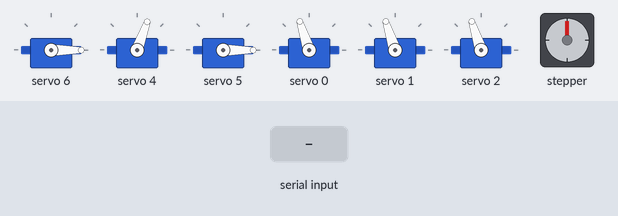
Bench run of a sketch on a simulated Arduino Uno, built with avr-gcc and run on an emulated ATmega328P. Shown: 6 × servo, stepper motor. The test bench sets the inputs (shaded band). Stepper angles assume 200 steps per turn; what the sketch prints to the serial monitor is not drawn.

Above: at 1.2 s.
1.3 s: "G\n" received over Serial
At 4.2 s:
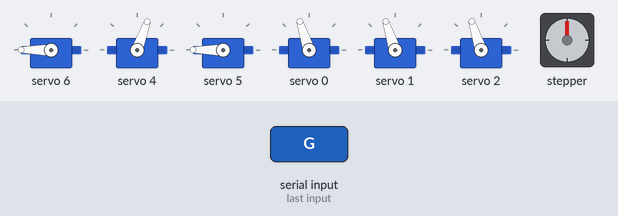
4.3 s: "B_LEFT\n" received over Serial
At 4.94 s:
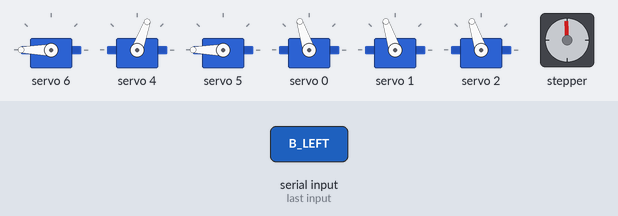
7.3 s: "R\n" received over Serial
At 8.4 s:
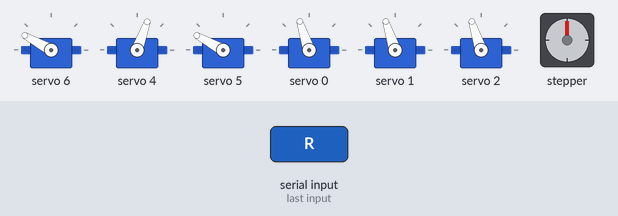
10.3 s: "B_RIGHT\n" received over Serial
At 10.84 s:
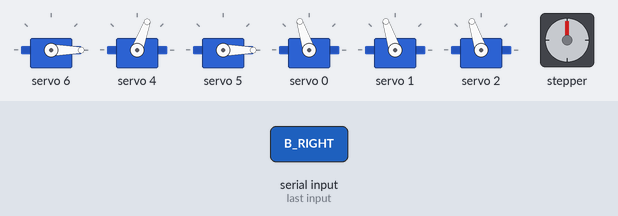
13.3 s: "B_LEFT\n" received over Serial
At 13.45 s:
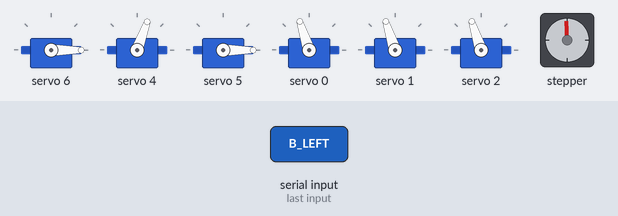
16.3 s: "B_RIGHT\n" received over Serial
At 16.75 s:
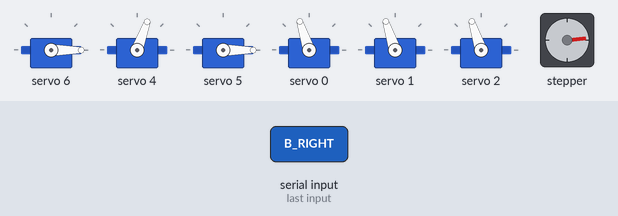
Timing chart, 0 to 19.3 s (numbered marks = the images above; inputs shaded):
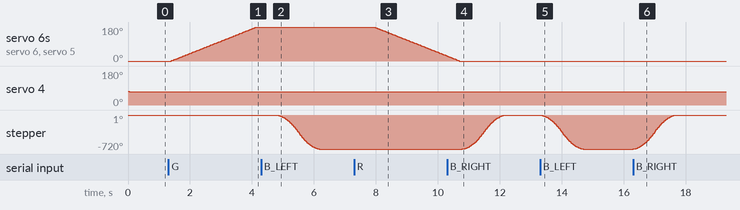

The sketch:

Main_CODE.ino
```cpp
// #include <WiFiS3.h>
// #include <Wire.h>
// #include <Adafruit_PWMServoDriver.h>
// #include <AccelStepper.h>
// #include <ArduinoGraphics.h>
// #include "Arduino_LED_Matrix.h"
// #include "arduino_secrets.h"

// // --- PCA9685 PIN MAPPING ---
// #define S_SHOULDER 0  // DS3218 (High Torque)
// #define S_WRIST_J  1  // DS3218 (Wrist Pivot)
// #define S_FOREARM  2  // DS3218 (Elbow)

// #define CH_THUMB   4  // MG996R
// #define CH_ROT_W   5  // MG996R (Wrist Rotate)
// #define CH_INDEX   6  // MG996R

// // --- STEPPER CONFIG ---
// #define STEPPER_PUL_PIN 3
// #define STEPPER_DIR_PIN 2

// // --- CALIBRATION ---
// #define USMIN  100
// #define USMAX  580
// const int SPEED = 5;

// Adafruit_PWMServoDriver pwm = Adafruit_PWMServoDriver();
// AccelStepper baseStepper(AccelStepper::DRIVER, STEPPER_PUL_PIN, STEPPER_DIR_PIN);
// ArduinoLEDMatrix matrix;
// WiFiServer server(80);

// char ssid[] = SECRET_SSID;
// char pass[] = SECRET_PASS;

// // --- STATE TRACKING ---
// int angIndex = 0, angThumb = 60, angRotW = 0;
// int angS = 90, angF = 90, angWJ = 90;
// int lastP_Idx = 100, lastP_Thm = 266, lastP_Rot = 100;

// void setup() {
//   Serial.begin(115200);
//   delay(1500);
//   Serial.println("\n--- PROJECT ARACHNAE STARTING ---");

//   pwm.begin();
//   pwm.setPWMFreq(50);
//   matrix.begin();

//   baseStepper.setMaxSpeed(1500);
//   baseStepper.setAcceleration(800);

//   Serial.print("Connecting to WiFi...");
//   WiFi.begin(ssid, pass);
//   while (WiFi.status() != WL_CONNECTED) {
//     delay(500);
//     Serial.print(".");
//   }

//   server.begin();
//   Serial.println("\nConnected! IP: ");
//   Serial.println(WiFi.localIP());

//   displayIP(WiFi.localIP());

//   // Initialize all joints
//   syncHand(0, 60, 0);
//   updateArm();
// }

// void loop() {
//   baseStepper.run();

//   // 1. Listen for Python AI (Serial)
//   if (Serial.available()) {
//     String cmd = Serial.readStringUntil('\n');
//     cmd.trim();
//     Serial.print("Serial Cmd: "); Serial.println(cmd);
//     processCommand(cmd);
//   }

//   // 2. Listen for Web Control (WiFi)
//   WiFiClient client = server.available();
//   if (client) {
//     String request = "";
//     while (client.connected() && client.available()) {
//       char c = client.read();
//       if (c == '\n') break;
//       request += c;
//     }
//     if (request.indexOf("/G") != -1) processCommand("G");
//     if (request.indexOf("/R") != -1) processCommand("R");

//     sendHTML(client);
//     client.stop();
//   }
// }

// void processCommand(String cmd) {
//   // GRIPPER
//   if (cmd == "G") syncHand(180, 60, 180);
//   else if (cmd == "R") syncHand(0, 60, 0);

//   // BASE
//   else if (cmd == "B_LEFT") baseStepper.move(-400);
//   else if (cmd == "B_RIGHT") baseStepper.move(400);

//   // ARM SEGMENTS
//   else if (cmd == "S+") { angS = constrain(angS + 10, 0, 180); updateArm(); }
//   else if (cmd == "S-") { angS = constrain(angS - 10, 0, 180); updateArm(); }
//   else if (cmd == "F+") { angF = constrain(angF + 10, 0, 180); updateArm(); }
//   else if (cmd == "F-") { angF = constrain(angF - 10, 0, 180); updateArm(); }
//   else if (cmd == "W+") { angWJ = constrain(angWJ + 10, 0, 180); updateArm(); }
//   else if (cmd == "W-") { angWJ = constrain(angWJ - 10, 0, 180); updateArm(); }
// }

// void syncHand(int tIdx, int tThm, int tRot) {
//   int pIdx = map(tIdx, 0, 180, USMIN, USMAX);
//   int pThm = map(tThm, 0, 180, USMIN, USMAX);
//   int pRot = map(tRot, 0, 180, USMIN, USMAX);

//   while (lastP_Idx != pIdx || lastP_Thm != pThm || lastP_Rot != pRot) {
//     if (lastP_Idx < pIdx) lastP_Idx++; else if (lastP_Idx > pIdx) lastP_Idx--;
//     if (lastP_Thm < pThm) lastP_Thm++; else if (lastP_Thm > pThm) lastP_Thm--;
//     if (lastP_Rot < pRot) lastP_Rot++; else if (lastP_Rot > pRot) lastP_Rot--;

//     pwm.setPWM(CH_INDEX, 0, lastP_Idx);
//     pwm.setPWM(CH_THUMB, 0, lastP_Thm);
//     pwm.setPWM(CH_ROT_W, 0, lastP_Rot);
//     delay(SPEED);
//     baseStepper.run();
//   }
//   angIndex = tIdx; angThumb = tThm; angRotW = tRot;
// }

// void updateArm() {
//   // Reverse logic applied to shoulder (USMAX to USMIN)
//   pwm.setPWM(S_SHOULDER, 0, map(angS, 0, 180, USMAX, USMIN));
//   pwm.setPWM(S_FOREARM, 0, map(angF, 0, 180, USMIN, USMAX));
//   pwm.setPWM(S_WRIST_J, 0, map(angWJ, 0, 180, USMIN, USMAX));
// }

// void sendHTML(WiFiClient c) {
//   c.println("HTTP/1.1 200 OK\nContent-Type: text/html\n");
//   c.print("<html><head><meta name='viewport' content='width=device-width, initial-scale=1'></head>");
//   c.print("<body style='text-align:center; font-family:sans-serif;'><h1>Project Arachnae</h1>");
//   c.print("<a href='/G'><button style='padding:30px; width:90%; background:red; color:white; font-size:20px;'>GRIP</button></a><br><br>");
//   c.print("<a href='/R'><button style='padding:30px; width:90%; background:green; color:white; font-size:20px;'>RELEASE</button></a>");
//   c.print("</body></html>");
// }

// void displayIP(IPAddress ip) {
//   String ipStr = "  " + ip.toString() + "  ";
//   matrix.beginDraw();
//   matrix.stroke(0xFFFFFFFF);
//   matrix.textScrollSpeed(60);
//   matrix.textFont(Font_5x7);
//   matrix.beginText(0, 1, 0xFFFFFFFF);
//   matrix.println(ipStr);
//   matrix.endText(SCROLL_LEFT);
//   matrix.endDraw();
// }


#include <Wire.h>
#include <Adafruit_PWMServoDriver.h>
#include <AccelStepper.h>

// --- PCA9685 PIN MAPPING ---
// Arm Segments (DS3218)
#define S_SHOULDER 0
#define S_WRIST_J  1
#define S_ELBOW    2  // CHANGED NAME TO MATCH PYTHON

// Hand/Gripper (MG996R)
#define CH_THUMB   4
#define CH_ROT_W   5
#define CH_INDEX   6

// --- STEPPER CONFIG ---
#define STEPPER_PUL_PIN 3
#define STEPPER_DIR_PIN 2

// --- CALIBRATION ---
#define USMIN  100
#define USMAX  580
const int SPEED = 5;

Adafruit_PWMServoDriver pwm = Adafruit_PWMServoDriver();
AccelStepper baseStepper(AccelStepper::DRIVER, STEPPER_PUL_PIN, STEPPER_DIR_PIN);

// --- STATE TRACKING ---
int angIndex = 0, angThumb = 60, angRotW = 0;
int angS = 90, angE = 90, angWJ = 90; // CHANGED angF -> angE
int lastP_Idx = 100, lastP_Thm = 266, lastP_Rot = 100;

void setup() {
  Serial.begin(115200);

  pwm.begin();
  pwm.setPWMFreq(50);

  baseStepper.setMaxSpeed(1500);
  baseStepper.setAcceleration(800);

  // Initialize to Neutral Position
  syncHand(0, 60, 0);
  updateArm();

  Serial.println("--- ARACHNAE WIRED SYSTEM READY ---");
  Serial.println("Commands: G/R (Hand), S+/S- (Shoulder), E+/E- (Elbow), W+/W- (WristJ)");
}

void loop() {
  baseStepper.run();

  if (Serial.available() > 0) {
    String cmd = Serial.readStringUntil('\n');
    cmd.trim();
    processCommand(cmd);
  }
}

void processCommand(String cmd) {
  // DEBUG: Print what we received to prove Python is talking to us
  // Serial.print("RECEIVED: "); Serial.println(cmd);

  // --- GRIPPER COMMANDS ---
  if (cmd == "G") syncHand(180, 60, 180);
  else if (cmd == "R") syncHand(0, 60, 0);

  // --- BASE STEPPER COMMANDS ---
  else if (cmd == "B_LEFT") baseStepper.move(-400);
  else if (cmd == "B_RIGHT") baseStepper.move(400);

  // --- ARM SEGMENT COMMANDS ---
  // SHOULDER
  else if (cmd == "S+") {
    angS = constrain(angS + 5, 0, 180);
    updateArm();
    Serial.print("Shoulder: "); Serial.println(angS);
  }
  else if (cmd == "S-") {
    angS = constrain(angS - 5, 0, 180);
    updateArm();
    Serial.print("Shoulder: "); Serial.println(angS);
  }

  // ELBOW (Formerly Forearm) - Fixed to listen for "E"
  else if (cmd == "E+") {
    angE = constrain(angE + 5, 0, 180);
    updateArm();
    Serial.print("Elbow: "); Serial.println(angE);
  }
  else if (cmd == "E-") {
    angE = constrain(angE - 5, 0, 180);
    updateArm();
    Serial.print("Elbow: "); Serial.println(angE);
  }

  // WRIST JOINT
  else if (cmd == "W+") {
    angWJ = constrain(angWJ + 5, 0, 180);
    updateArm();
    Serial.print("WristJ: "); Serial.println(angWJ);
  }
  else if (cmd == "W-") {
    angWJ = constrain(angWJ - 5, 0, 180);
    updateArm();
    Serial.print("WristJ: "); Serial.println(angWJ);
  }
}

void syncHand(int tIdx, int tThm, int tRot) {
  int pIdx = map(tIdx, 0, 180, USMIN, USMAX);
  int pThm = map(tThm, 0, 180, USMIN, USMAX);
  int pRot = map(tRot, 0, 180, USMIN, USMAX);

  while (lastP_Idx != pIdx || lastP_Thm != pThm || lastP_Rot != pRot) {
    if (lastP_Idx < pIdx) lastP_Idx++; else if (lastP_Idx > pIdx) lastP_Idx--;
    if (lastP_Thm < pThm) lastP_Thm++; else if (lastP_Thm > pThm) lastP_Thm--;
    if (lastP_Rot < pRot) lastP_Rot++; else if (lastP_Rot > pRot) lastP_Rot--;

    pwm.setPWM(CH_INDEX, 0, lastP_Idx);
    pwm.setPWM(CH_THUMB, 0, lastP_Thm);
    pwm.setPWM(CH_ROT_W, 0, lastP_Rot);
    delay(SPEED);
    baseStepper.run();
  }
  angIndex = tIdx; angThumb = tThm; angRotW = tRot;
}

void updateArm() {
  // Pin 0: Shoulder | Pin 1: Wrist Joint | Pin 2: Elbow
  pwm.setPWM(S_SHOULDER, 0, map(angS, 0, 180, USMAX, USMIN)); // Reversed?
  pwm.setPWM(S_WRIST_J, 0, map(angWJ, 0, 180, USMIN, USMAX));
  pwm.setPWM(S_ELBOW,   0, map(angE, 0, 180, USMIN, USMAX));
}
```

Measured:
- after the input at 1.3 s, servo 6, servo 5: moves from 0° to 180° over 2.7 s, starting after 0.09 s
- after the input at 4.3 s, stepper: turns 720° counter-clockwise in 1.4 s, starting after 0.49 s
- after the input at 7.3 s, servo 6, servo 5: moves from 180° to 26° over 2.3 s, starting after 0.65 s
- after the input at 10.3 s, stepper: turns 720° clockwise in 1.4 s, starting after 0.49 s
- after the input at 13.3 s, stepper: turns 720° counter-clockwise in 1.4 s, starting at once
- after the input at 16.3 s, stepper: turns 720° clockwise in 1.4 s, starting at once
